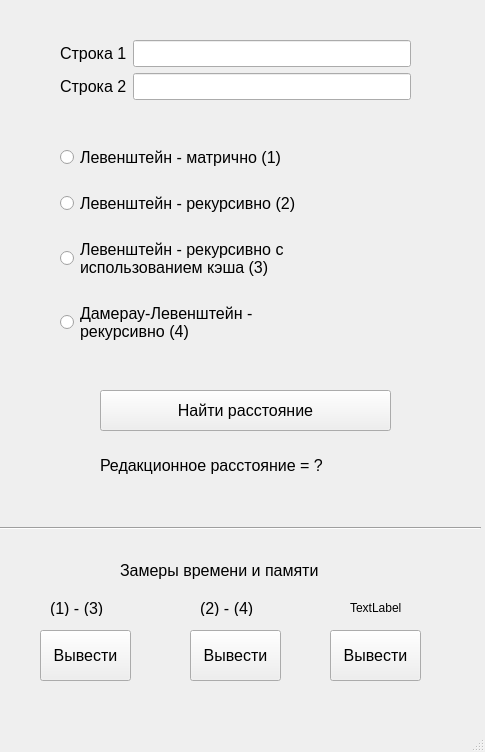
<?xml version="1.0" encoding="UTF-8"?>
<ui version="4.0">
 <class>MainWindow</class>
 <widget class="QMainWindow" name="MainWindow">
  <property name="geometry">
   <rect>
    <x>0</x>
    <y>0</y>
    <width>485</width>
    <height>752</height>
   </rect>
  </property>
  <property name="windowTitle">
   <string>MainWindow</string>
  </property>
  <widget class="QWidget" name="centralwidget">
   <widget class="QWidget" name="verticalLayoutWidget">
    <property name="geometry">
     <rect>
      <x>60</x>
      <y>130</y>
      <width>392</width>
      <height>231</height>
     </rect>
    </property>
    <layout class="QVBoxLayout" name="algorithms_list">
     <item>
      <widget class="QRadioButton" name="lev_mat">
       <property name="font">
        <font>
         <pointsize>12</pointsize>
        </font>
       </property>
       <property name="text">
        <string>Левенштейн - матрично (1)</string>
       </property>
      </widget>
     </item>
     <item>
      <widget class="QRadioButton" name="lev_rec">
       <property name="font">
        <font>
         <pointsize>12</pointsize>
        </font>
       </property>
       <property name="text">
        <string>Левенштейн - рекурсивно (2)</string>
       </property>
      </widget>
     </item>
     <item>
      <widget class="QRadioButton" name="lev_rec_cache">
       <property name="font">
        <font>
         <pointsize>12</pointsize>
        </font>
       </property>
       <property name="text">
        <string>Левенштейн - рекурсивно с
использованием кэша (3)</string>
       </property>
      </widget>
     </item>
     <item>
      <widget class="QRadioButton" name="dam_lev">
       <property name="font">
        <font>
         <pointsize>12</pointsize>
        </font>
       </property>
       <property name="text">
        <string>Дамерау-Левенштейн -
рекурсивно (4)</string>
       </property>
      </widget>
     </item>
    </layout>
   </widget>
   <widget class="QWidget" name="formLayoutWidget">
    <property name="geometry">
     <rect>
      <x>60</x>
      <y>40</y>
      <width>351</width>
      <height>91</height>
     </rect>
    </property>
    <layout class="QFormLayout" name="strings">
     <item row="2" column="1">
      <widget class="QLineEdit" name="edit_str_2">
       <property name="font">
        <font>
         <pointsize>12</pointsize>
        </font>
       </property>
      </widget>
     </item>
     <item row="1" column="1">
      <widget class="QLineEdit" name="edit_str_1">
       <property name="font">
        <font>
         <pointsize>12</pointsize>
        </font>
       </property>
      </widget>
     </item>
     <item row="1" column="0">
      <widget class="QLabel" name="label_str_1">
       <property name="font">
        <font>
         <pointsize>12</pointsize>
        </font>
       </property>
       <property name="text">
        <string>Строка 1</string>
       </property>
      </widget>
     </item>
     <item row="2" column="0">
      <widget class="QLabel" name="label_str_2">
       <property name="font">
        <font>
         <pointsize>12</pointsize>
        </font>
       </property>
       <property name="text">
        <string>Строка 2</string>
       </property>
      </widget>
     </item>
    </layout>
   </widget>
   <widget class="QPushButton" name="search">
    <property name="geometry">
     <rect>
      <x>100</x>
      <y>390</y>
      <width>291</width>
      <height>41</height>
     </rect>
    </property>
    <property name="font">
     <font>
      <pointsize>12</pointsize>
     </font>
    </property>
    <property name="text">
     <string>Найти расстояние</string>
    </property>
   </widget>
   <widget class="QLabel" name="result_string">
    <property name="geometry">
     <rect>
      <x>100</x>
      <y>440</y>
      <width>301</width>
      <height>51</height>
     </rect>
    </property>
    <property name="font">
     <font>
      <pointsize>12</pointsize>
     </font>
    </property>
    <property name="text">
     <string>Редакционное расстояние = ?</string>
    </property>
   </widget>
   <widget class="QPushButton" name="graph_lev_rec">
    <property name="geometry">
     <rect>
      <x>40</x>
      <y>630</y>
      <width>91</width>
      <height>51</height>
     </rect>
    </property>
    <property name="font">
     <font>
      <pointsize>12</pointsize>
     </font>
    </property>
    <property name="text">
     <string>Вывести</string>
    </property>
   </widget>
   <widget class="QLabel" name="label">
    <property name="geometry">
     <rect>
      <x>120</x>
      <y>560</y>
      <width>251</width>
      <height>21</height>
     </rect>
    </property>
    <property name="font">
     <font>
      <pointsize>12</pointsize>
      <weight>50</weight>
      <italic>false</italic>
      <bold>false</bold>
     </font>
    </property>
    <property name="text">
     <string>Замеры времени и памяти</string>
    </property>
   </widget>
   <widget class="Line" name="line">
    <property name="geometry">
     <rect>
      <x>0</x>
      <y>520</y>
      <width>481</width>
      <height>16</height>
     </rect>
    </property>
    <property name="orientation">
     <enum>Qt::Horizontal</enum>
    </property>
   </widget>
   <widget class="QLabel" name="label_2">
    <property name="geometry">
     <rect>
      <x>50</x>
      <y>600</y>
      <width>81</width>
      <height>16</height>
     </rect>
    </property>
    <property name="font">
     <font>
      <pointsize>12</pointsize>
     </font>
    </property>
    <property name="text">
     <string>(1) - (3)</string>
    </property>
   </widget>
   <widget class="QLabel" name="label_3">
    <property name="geometry">
     <rect>
      <x>200</x>
      <y>600</y>
      <width>81</width>
      <height>16</height>
     </rect>
    </property>
    <property name="font">
     <font>
      <pointsize>12</pointsize>
     </font>
    </property>
    <property name="text">
     <string>(2) - (4)</string>
    </property>
   </widget>
   <widget class="QPushButton" name="graph_lev_dam">
    <property name="geometry">
     <rect>
      <x>190</x>
      <y>630</y>
      <width>91</width>
      <height>51</height>
     </rect>
    </property>
    <property name="font">
     <font>
      <pointsize>12</pointsize>
     </font>
    </property>
    <property name="text">
     <string>Вывести</string>
    </property>
   </widget>
   <widget class="QPushButton" name="graph_lev_rec_2">
    <property name="geometry">
     <rect>
      <x>330</x>
      <y>630</y>
      <width>91</width>
      <height>51</height>
     </rect>
    </property>
    <property name="font">
     <font>
      <pointsize>12</pointsize>
     </font>
    </property>
    <property name="text">
     <string>Вывести</string>
    </property>
   </widget>
   <widget class="QLabel" name="label_4">
    <property name="geometry">
     <rect>
      <x>350</x>
      <y>600</y>
      <width>55</width>
      <height>16</height>
     </rect>
    </property>
    <property name="text">
     <string>TextLabel</string>
    </property>
   </widget>
  </widget>
  <widget class="QMenuBar" name="menubar">
   <property name="geometry">
    <rect>
     <x>0</x>
     <y>0</y>
     <width>485</width>
     <height>26</height>
    </rect>
   </property>
  </widget>
  <widget class="QStatusBar" name="statusbar"/>
 </widget>
 <resources/>
 <connections/>
</ui>
